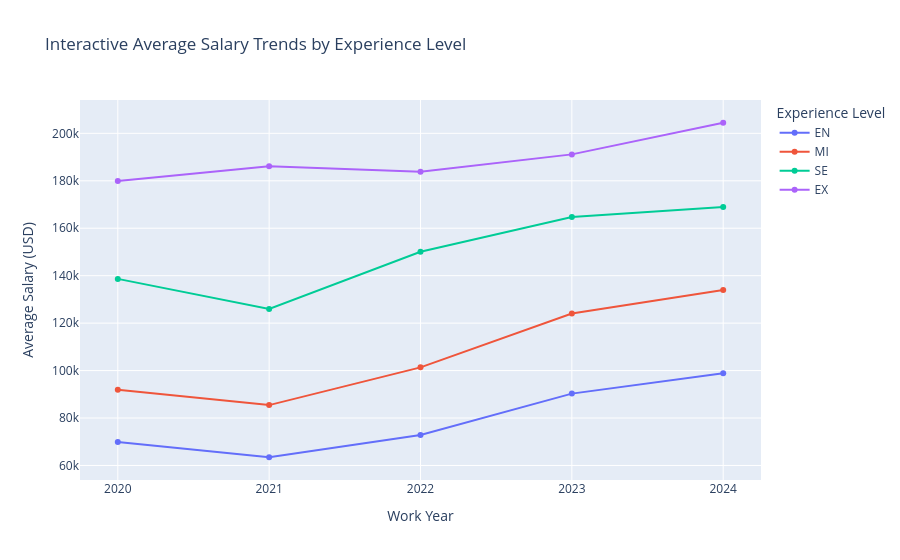

Notebook source saved alongside this figure:
### Markdown cell above
## 14. Interactive trend visualization with Plotly

This interactive line chart provides hover details and interactive legend controls for selected areas. If Plotly is unavailable in your environment, install it and rerun this cell.

### Code cell
if PLOTLY_AVAILABLE:

    # Keep records with valid work year and salary
    plotly_data = main[
        main["work_year"].notna()
        & main["salary_in_usd"].notna()
        & main["experience_level"].notna()
    ].copy()

    if not plotly_data.empty:

        # Calculate average salary by year and experience level
        plotly_trend = (
            plotly_data.groupby(
                ["work_year", "experience_level"],
                as_index=False
            )["salary_in_usd"]
            .mean()
        )

        # Make the experience levels appear in a logical order
        experience_order = ["EN", "MI", "SE", "EX"]
        plotly_trend["experience_level"] = pd.Categorical(
            plotly_trend["experience_level"],
            categories=experience_order,
            ordered=True
        )

        plotly_trend = plotly_trend.sort_values(
            ["experience_level", "work_year"]
        )

        fig = px.line(
            plotly_trend,
            x="work_year",
            y="salary_in_usd",
            color="experience_level",
            markers=True,
            title="Interactive Average Salary Trends by Experience Level",
            labels={
                "work_year": "Work Year",
                "salary_in_usd": "Average Salary (USD)",
                "experience_level": "Experience Level"
            },
            hover_data={
                "work_year": True,
                "experience_level": True,
                "salary_in_usd": ":,.2f"
            }
        )

        fig.update_layout(
            xaxis=dict(
                tickmode="linear",
                dtick=1
            ),
            legend_title_text="Experience Level"
        )

        fig.show()

        print("Interactive chart created successfully.")

    else:
        print("Plotly trend skipped: no usable salary records.")

else:
    print(
        "Plotly is unavailable. Install it using "
        "!pip install plotly, then rerun the setup cell."
    )

### Figure 1 — Plotly figure (JSON) as saved in the notebook; plotly's stock layout.template omitted (floating-point values rounded to 4 significant figures)
{"data": [{"customdata": [["EN"], ["EN"], ["EN"], ["EN"], ["EN"]], "hovertemplate": "Experience Level=%{customdata[0]}<br>Work Year=%{x}<br>Average Salary (USD)=%{y:,.2f}<extra></extra>", "legendgroup": "EN", "line": {"color": "#636efa", "dash": "solid"}, "marker": {"symbol": "circle"}, "mode": "lines+markers", "name": "EN", "orientation": "v", "showlegend": true, "type": "scatter", "x": [2020, 2021, 2022, 2023, 2024], "xaxis": "x", "y": [69840.0, 63460.0, 72820.0, 90280.0, 98910.0], "yaxis": "y"}, {"customdata": [["MI"], ["MI"], ["MI"], ["MI"], ["MI"]], "hovertemplate": "Experience Level=%{customdata[0]}<br>Work Year=%{x}<br>Average Salary (USD)=%{y:,.2f}<extra></extra>", "legendgroup": "MI", "line": {"color": "#EF553B", "dash": "solid"}, "marker": {"symbol": "circle"}, "mode": "lines+markers", "name": "MI", "orientation": "v", "showlegend": true, "type": "scatter", "x": [2020, 2021, 2022, 2023, 2024], "xaxis": "x", "y": [91870.0, 85440.0, 101400.0, 124000.0, 134000.0], "yaxis": "y"}, {"customdata": [["SE"], ["SE"], ["SE"], ["SE"], ["SE"]], "hovertemplate": "Experience Level=%{customdata[0]}<br>Work Year=%{x}<br>Average Salary (USD)=%{y:,.2f}<extra></extra>", "legendgroup": "SE", "line": {"color": "#00cc96", "dash": "solid"}, "marker": {"symbol": "circle"}, "mode": "lines+markers", "name": "SE", "orientation": "v", "showlegend": true, "type": "scatter", "x": [2020, 2021, 2022, 2023, 2024], "xaxis": "x", "y": [138600.0, 126000.0, 150100.0, 164800.0, 168900.0], "yaxis": "y"}, {"customdata": [["EX"], ["EX"], ["EX"], ["EX"], ["EX"]], "hovertemplate": "Experience Level=%{customdata[0]}<br>Work Year=%{x}<br>Average Salary (USD)=%{y:,.2f}<extra></extra>", "legendgroup": "EX", "line": {"color": "#ab63fa", "dash": "solid"}, "marker": {"symbol": "circle"}, "mode": "lines+markers", "name": "EX", "orientation": "v", "showlegend": true, "type": "scatter", "x": [2020, 2021, 2022, 2023, 2024], "xaxis": "x", "y": [180000.0, 186100.0, 183800.0, 191100.0, 204500.0], "yaxis": "y"}], "layout": {"legend": {"title": {"text": "Experience Level"}, "tracegroupgap": 0}, "title": {"text": "Interactive Average Salary Trends by Experience Level"}, "xaxis": {"anchor": "y", "domain": [0, 1], "dtick": 1, "tickmode": "linear", "title": {"text": "Work Year"}}, "yaxis": {"anchor": "x", "domain": [0, 1], "title": {"text": "Average Salary (USD)"}}}}
